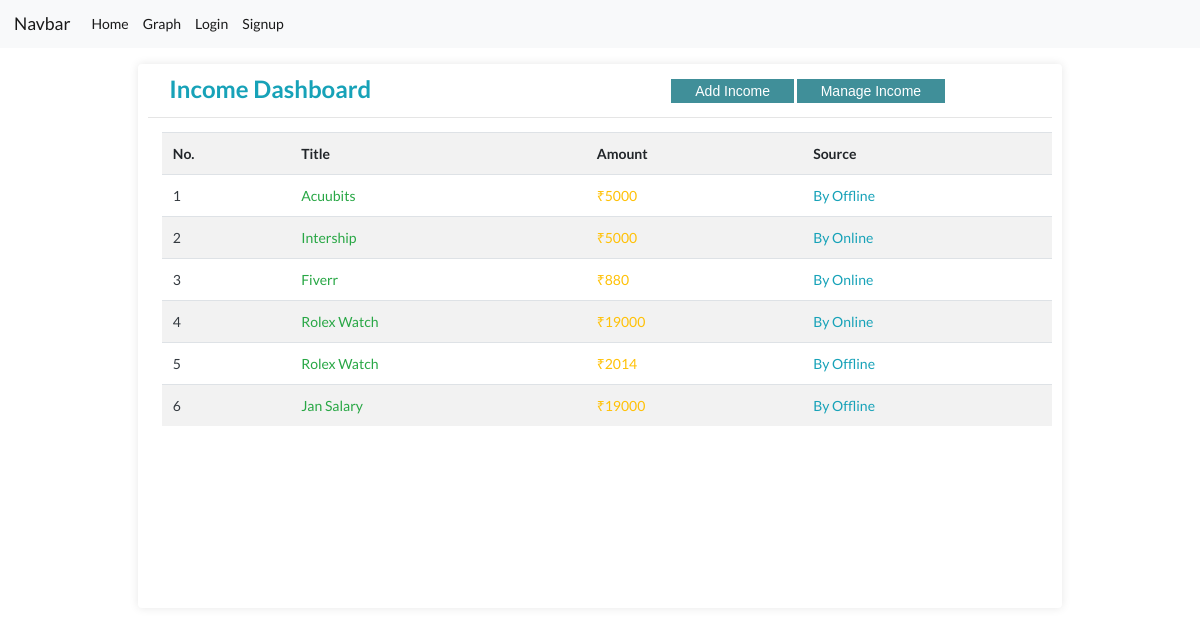
Page /income on the committed database.
### CoreApp/models.py (models this page shows, shortened)
class AddAmount(models.Model):
    title = models.CharField(max_length=100, blank=False, null=False)
    category = models.ForeignKey(IncomeCat, on_delete=models.CASCADE)
    amount = models.PositiveIntegerField()
    date = models.DateTimeField(default=datetime.now)

class IncomeCat(models.Model):
    title = models.CharField(max_length=100, blank=False, null=False)
    def __str__(self):
        return self.title

### CoreApp/views.py (the view)
# urls.py: path('income', IncomeView.as_view(), name="income"),
class IncomeView(TemplateView):
    template_name = "income/income.html"
    def get_context_data(self, **kwargs):
        context = super().get_context_data(**kwargs)
        context['add_amount'] = AddAmount.objects.all().order_by('-id')
        return context

### templates/income/income.html (shortened to what this page needs)
{% extends 'base.html' %}
{% block content %}
<div class="container">
    <div class="row box">
        <div class="box-element col-md-10">
            <div>
                <h2 class="text-info ml-4" style="float: left;">Income Dashboard</h2>
                <a href="{% url 'addincomeamount' %}"><button class="add-btn">Add Income</button></a>
                <a href="{% url 'manageincome' %}"><button class="mng-btn">Manage Income</button></a>
            </div>
            <hr>
            <div class="mt-3 ml-3">
                <table class="table table-striped">
                    <tr>
                        <th>No.</th>
                        <th>Title</th>
                        <th>Amount</th>
                        <th>Source</th>
                    </tr>
                    {% for amount in add_amount %}
                    <tr>
                        <td class="text-dark">{{ forloop.counter }}</td>
                        <td class="text-success">{{ amount.title }}</td>
                        <td class="text-warning"> ₹{{ amount.amount }}</td>
                        <td class="text-info">By {{ amount.category }}</td>
                    {% empty %}
                        <td class="text-danger">No items Yet.</td>
                    </tr>
                    {% endfor %}
                </table>
            </div>
        </div>
    </div>
</div>
{% endblock %}

### templates/income/income.html (style rules this page uses)
.box-element, col-md-7 { background-color: rgb(255, 255, 255); color: rgb(0, 0, 0); text-shadow: 5em; box-shadow: hsl(0, 0%, 90%) 0 0 10px; border-radius: 4px; padding: 10px; }
.box { justify-content: center; padding: 16px 16px 0; min-height: 70vh; }
.add-btn { padding: 4px 24px; background-color: rgb(64, 143, 153); color: white; border: none; margin-top: 5px; margin-left: 300px; }
.mng-btn { padding: 4px 24px; background-color: rgb(64, 143, 153); color: white; border: none; margin-top: 5px; margin-left: px; }

### rows in the picture
AddAmount: title "Acuubits", amount "5000", category "Offline"
AddAmount: title "Intership", amount "5000", category "Online"
AddAmount: title "Fiverr", amount "880", category "Online"
AddAmount: title "Rolex Watch", amount "19000", category "Online"
AddAmount: title "Rolex Watch", amount "2014", category "Offline"
AddAmount: title "Jan Salary", amount "19000", category "Offline"
